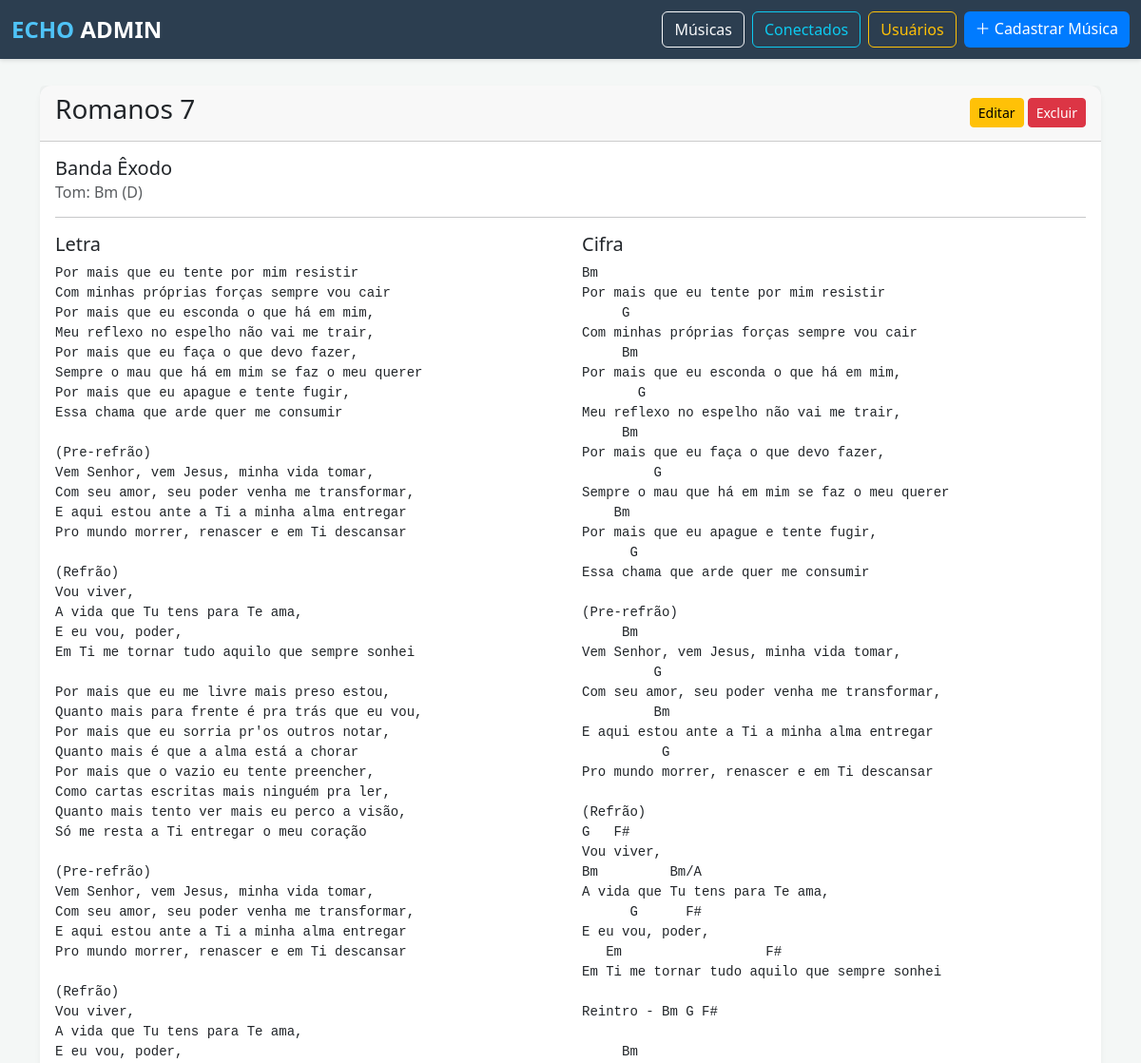
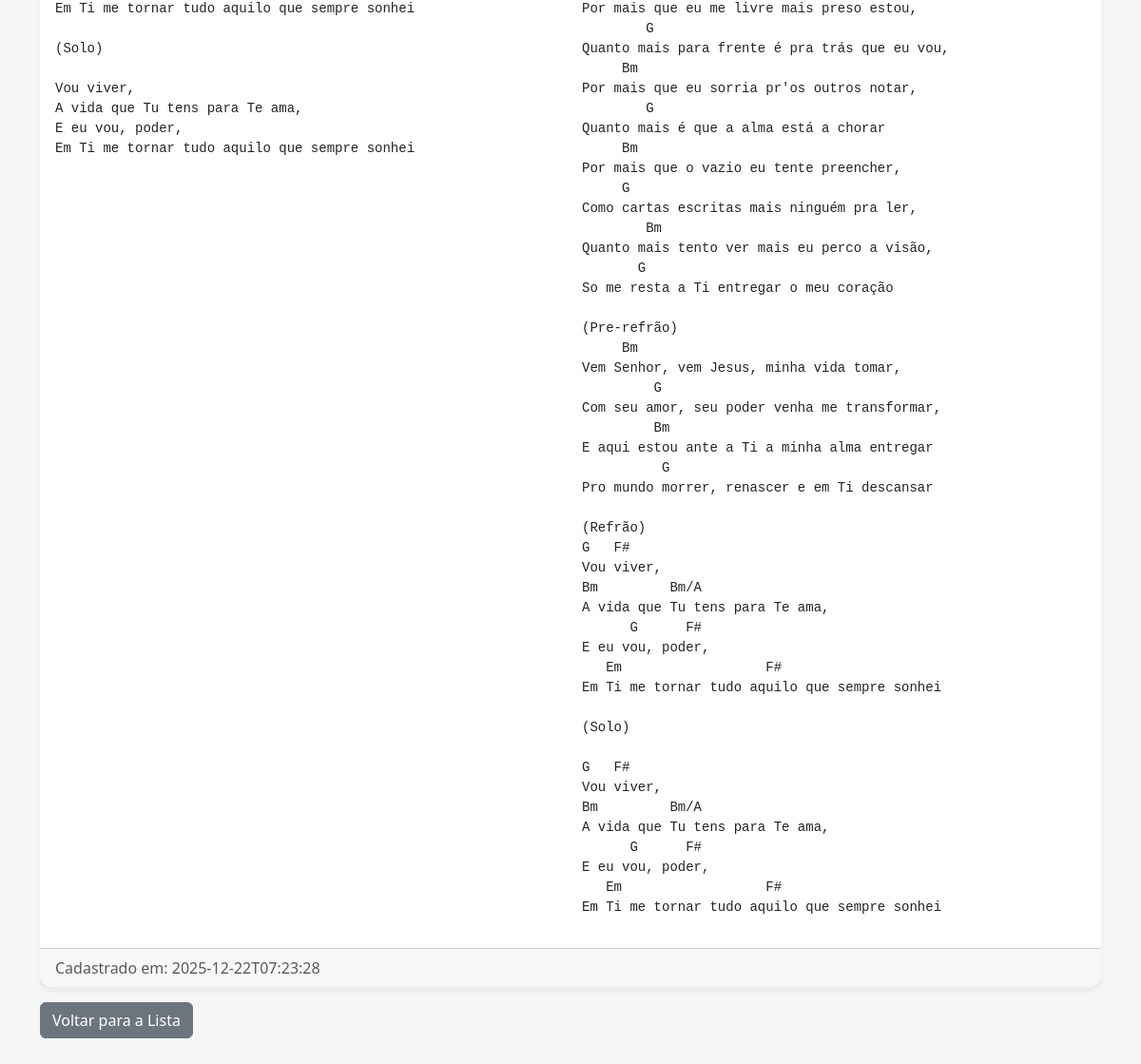
/cifras/25, run on the app's committed database (2 pictures, top to bottom).
### tables this page shows
CREATE TABLE cifras (
            id INTEGER PRIMARY KEY AUTOINCREMENT,
            titulo TEXT NOT NULL,
            banda TEXT NOT NULL,
            tom TEXT NOT NULL,
            capotraste TEXT,
            afinacao TEXT,
            letra TEXT NOT NULL,
            cifra TEXT NOT NULL,
            arquivo TEXT,
            created_at TEXT NOT NULL
        );

### app.py (the view)
@app.route("/cifras/<int:cifra_id>")
def detalhar_cifra(cifra_id):
    conn = get_cifras_conn()
    row = conn.execute("SELECT * FROM cifras WHERE id = ?", (cifra_id,)).fetchone()
    conn.close()
    return render_template("detail.html", m=row)

### app.py (called while the page is built)
def get_cifras_conn():
    conn = sqlite3.connect(CIFRAS_DB_PATH)
    conn.row_factory = sqlite3.Row
    return conn

### templates/detail.html
{% extends 'base.html' %}
{% block content %}
    <div class="card">
        <div class="card-header d-flex justify-content-between align-items-center">
            <h3>{{ m.titulo }}</h3>
            <div>
                <a href="{{ url_for('editar_cifra', cifra_id=m.id) }}" class="btn btn-sm btn-warning">Editar</a>
                <form action="{{ url_for('excluir_cifra', cifra_id=m.id) }}" method="POST" class="d-inline" onsubmit="return confirm('Tem certeza que deseja excluir esta cifra?');">
                    <button type="submit" class="btn btn-sm btn-danger">Excluir</button>
                </form>
            </div>
        </div>
        <div class="card-body">
            <h5 class="card-title">{{ m.banda }}</h5>
            <h6 class="card-subtitle mb-2 text-muted">Tom: {{ m.tom }}</h6>
            <hr>
            <div class="row">
                <div class="col-md-6">
                    <h5>Letra</h5>
                    <pre>{{ m.letra }}</pre>
                </div>
                <div class="col-md-6">
                    <h5>Cifra</h5>
                    <pre>{{ m.cifra }}</pre>
                </div>
            </div>
        </div>
        <div class="card-footer text-muted">
            Cadastrado em: {{ m.created_at }}
        </div>
    </div>
    <a href="{{ url_for('listar_cifras') }}" class="btn btn-secondary mt-3">Voltar para a Lista</a>
{% endblock %}

### templates/base.html (style rules this page uses)
:root { --bg-light: #f4f7f6; --accent-blue: #007bff; --nav-dark: #2c3e50; }
body { background-color: var(--bg-light); color: #333; font-family: 'Segoe UI', Tahoma, Geneva, Verdana, sans-serif; }
.card { border: none; border-radius: 12px; box-shadow: 0 4px 6px rgba(0,0,0,0.05); }

### data on the page
cifras: titulo "Romanos 7", banda "Banda Êxodo", tom "Bm (D)", letra "Por mais que eu tente por mim resistir Com minhas próprias forças sempre vou cair Por mais que eu esconda o que há em mim, Meu reflexo no espelho não vai me trair, Por mais que eu faça o que devo fazer, Sempre o mau que há em mim se faz o meu querer Por mais que eu apague e tente fugir, Essa chama que arde quer me consumir (Pre-refrão) Vem Senhor, vem Jesus, minha vida tomar, Com seu amor, seu poder venha me transformar, E aqui estou ante a Ti a minha alma entregar Pro mundo morrer, renascer e em Ti descansar (Refrão) Vou viver, A vida que Tu tens para Te ama, E eu vou, poder, Em Ti me tornar tudo aquilo que sempre sonhei Por mais que eu me livre mais preso estou, Quanto mais para frente é…", cifra "Bm Por mais que eu tente por mim resistir G Com minhas próprias forças sempre vou cair Bm Por mais que eu esconda o que há em mim, G Meu reflexo no espelho não vai me trair, Bm Por mais que eu faça o que devo fazer, G Sempre o mau que há em mim se faz o meu querer Bm Por mais que eu apague e tente fugir, G Essa chama que arde quer me consumir (Pre-refrão) Bm Vem Senhor, vem Jesus, minha vida tomar, G Com seu amor, seu poder venha me transformar, Bm E aqui estou ante a Ti a minha alma entregar G Pro mundo morrer, renascer e em Ti descansar (Refrão) G F# Vou viver, Bm Bm/A A vida que Tu tens para Te ama, G F# E eu vou, poder, Em F# Em Ti me tornar tudo aquilo que sempre sonhei Reintro - Bm G…", created_at "2025-12-22T07:23:28"
